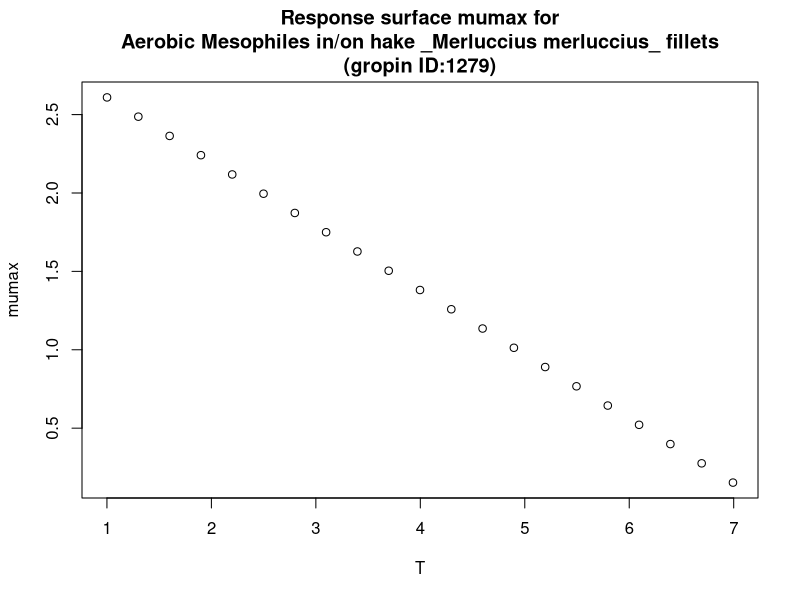

Recreate this plot in R.
#############################
# start of Parameter script
#############################
T <- seq(1.001,6.99300699300699,length.out=21)
#############################
# end of Parameter script
#############################
############################# 
# start of Model script Gropin ID 1279 
#############################
 
# constant coefficients for this model
 
variables <- data.frame(T)
argumentsPar <- expand.grid(variables)
 
# heart of the model
response_surface <- function(T) {
   mumax <-(-0.41*T+3.02)

return(mumax=mumax)
} 

# output parameters
responseSurface <- cbind(argumentsPar,response_surface(argumentsPar['T']))
colnames(responseSurface) <- c(colnames(argumentsPar),'mumax')
#############################
# End of Model script
#############################
############################# 
# start of Visualisation script Gropin ID 1279 
#############################
plot(T,responseSurface$'mumax',xlab='T',
                          ylab='mumax',main='Response surface mumax for
Aerobic Mesophiles in/on hake _Merluccius merluccius_ fillets
(gropin ID:1279)')
#############################
# End of Visualisation script
#############################
